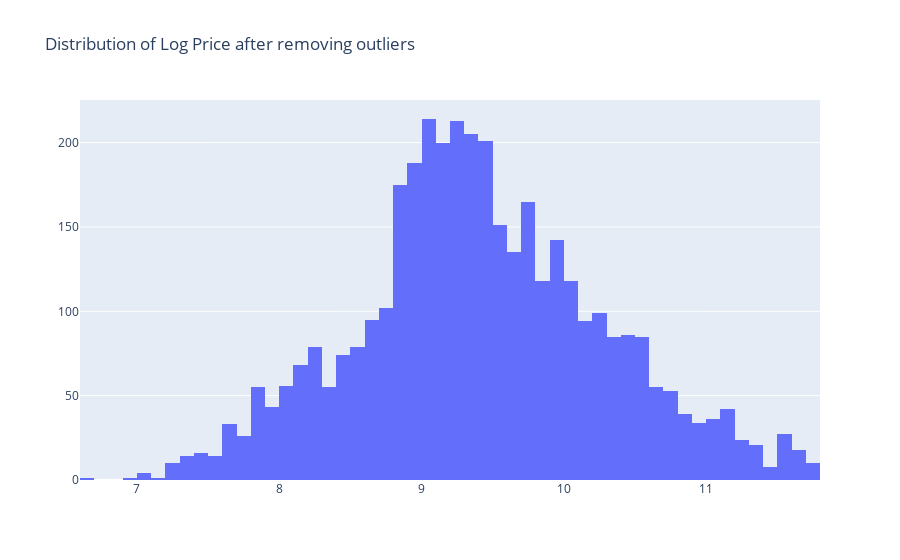

Write notebook code for a chart like this one.
### Code cell
# Let's transform 'Price' with a log transformation
log_price = np.log(data_cleaned['Price'])

# Then we add it to our data frame
data_cleaned['log_price'] = log_price
data_cleaned = data_cleaned.drop(['Price'], axis=1)

fig = go.Figure()
fig.add_trace(go.Histogram(x=data_cleaned['log_price'], name='Log Price'))
fig.update_layout(title_text="Distribution of Log Price after removing outliers")
fig.show()

### Figure 1 — Plotly figure (JSON) as saved in the notebook; plotly's stock layout.template omitted (floating-point values rounded to 4 significant figures; data arrays with more than 128 entries replaced by an {"elided": "..."} marker saying what was removed)
{"data": [{"name": "Log Price", "type": "histogram", "x": {"elided": "3867 float values"}}], "layout": {"title": {"text": "Distribution of Log Price after removing outliers"}}}
